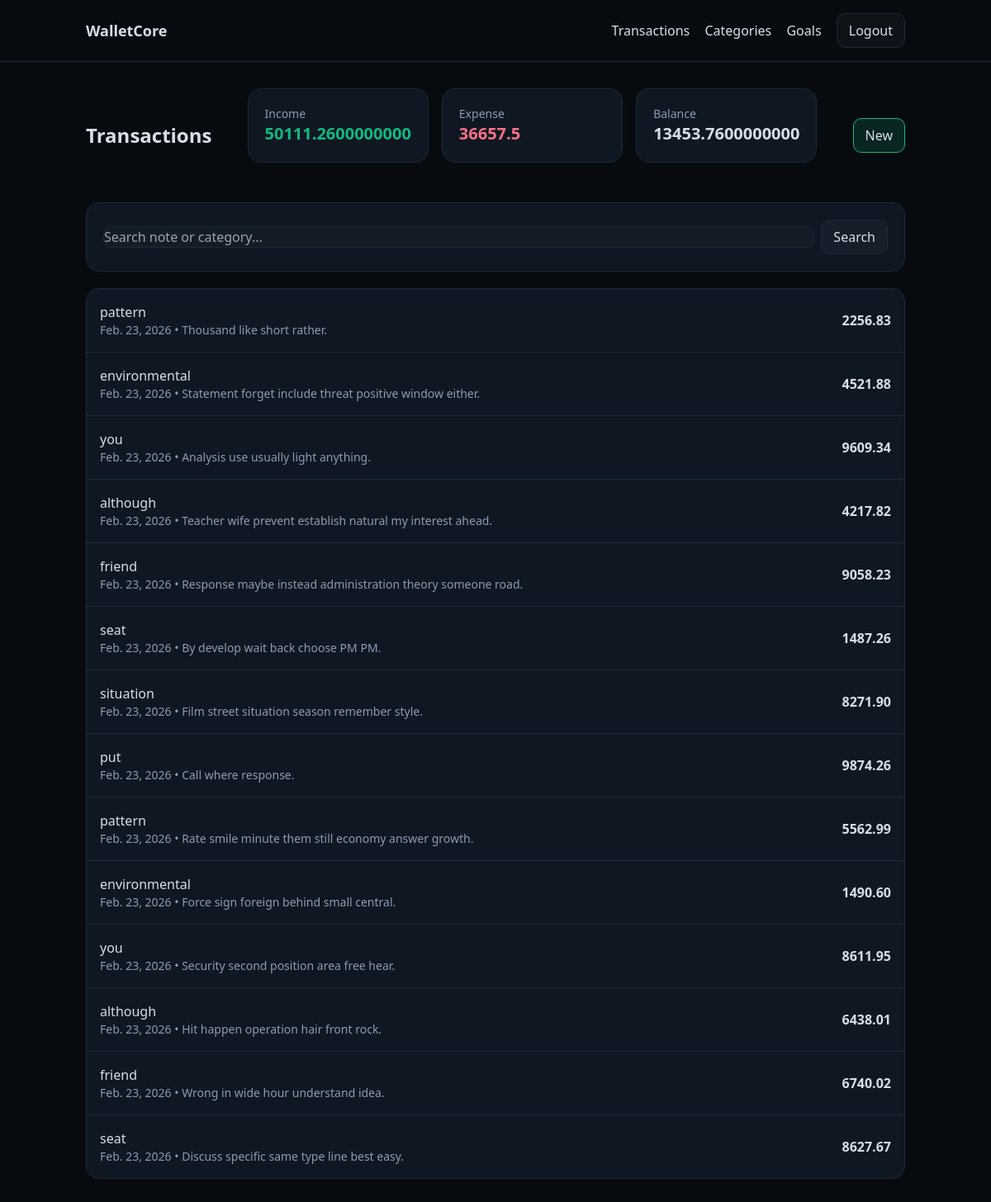
Page /transactions/ (signed in) on the committed database.
### finances/models.py (models this page shows, shortened)
class Transaction(models.Model):
    user = models.ForeignKey(User, on_delete=models.CASCADE)
    category = models.ForeignKey(Category, on_delete=models.PROTECT)
    amount = models.DecimalField(max_digits=12, decimal_places=2)
    date = models.DateField(default=timezone.now)
    note = models.TextField(blank=True)

class Category(models.Model):
    INCOME = 'INCOME'
    EXPENSE = 'EXPENSE'
    TYPE_CHOICES = [(INCOME, 'Income'), (EXPENSE, 'Expense')]
    name = models.CharField(max_length=50)
    type = models.CharField(max_length=10, choices=TYPE_CHOICES)

### finances/views.py (the view)
# urls.py: path("transactions/", views.TransactionList.as_view(), name="transaction_list"),
class TransactionList(LoginRequiredMixin, ListView):
    model = Transaction
    template_name = "finances/transaction_list.html"
    def get_queryset(self):
        qs = Transaction.objects.filter(user=self.request.user).select_related("category")
        q = self.request.GET.get("q")
        if q:
            qs = qs.filter(Q(note__icontains=q) | Q(category__name__icontains=q))
        return qs.order_by("-date")
    def get_context_data(self, **kwargs):
        context = super().get_context_data(**kwargs)
        qs = self.get_queryset()
        total_income = qs.filter(category__type=Category.INCOME).aggregate(
            total=Sum("amount")
        )["total"] or 0
        total_expense = qs.filter(category__type=Category.EXPENSE).aggregate(
            total=Sum("amount")
        )["total"] or 0
        context["total_income"] = total_income
        context["total_expense"] = total_expense
        context["balance"] = total_income - total_expense
        return context

### templates/finances/transaction_list.html (shortened to what this page needs)
{% extends "base.html" %}
{% block content %}
<div class="flex items-center justify-between mb-6">
  <h2 class="text-2xl font-semibold">Transactions</h2>
  <div class="grid grid-cols-1 md:grid-cols-3 gap-4 mb-6">
  <div class="wc-card">
    <div class="text-sm text-[color:var(--muted)]">Income</div>
    <div class="text-xl font-semibold" style="color:#10b981;">
      {{ total_income }}
    </div>
  </div>
  <div class="wc-card">
    <div class="text-sm text-[color:var(--muted)]">Expense</div>
    <div class="text-xl font-semibold" style="color:#fb7185;">
      {{ total_expense }}
    </div>
  </div>
  <div class="wc-card">
    <div class="text-sm text-[color:var(--muted)]">Balance</div>
    <div class="text-xl font-semibold">
      {{ balance }}
    </div>
  </div>
</div>
  <a class="wc-btn wc-btn-primary" href="{% url 'finances:transaction_create' %}">New</a>
</div>
<div class="wc-card mb-5">
  <form method="get" class="flex gap-2 items-center">
    <input name="q" placeholder="Search note or category..." value="{{ request.GET.q }}">
    <button class="wc-btn" type="submit">Search</button>
  </form>
</div>
<div class="wc-card p-0">
  <ul class="divide-y divide-[color:var(--line)]">
    {% for t in object_list %}
      <li class="p-4 hover:bg-[rgba(255,255,255,0.02)]">
        <a href="{% url 'finances:transaction_detail' t.pk %}">
          <div class="flex items-center justify-between gap-4">
            <div>
              <div class="font-medium">{{ t.category.name }}</div>
              <div class="text-sm text-[color:var(--muted)]">
                {{ t.date }}{% if t.note %} • {{ t.note }}{% endif %}
              </div>
            </div>
            <div class="font-semibold">
              {{ t.amount }}
            </div>
          </div>
        </a>
      </li>
    {% empty %}
      <li class="p-4 text-[color:var(--muted)]">No transactions.</li>
    {% endfor %}
  </ul>
</div>
{% endblock %}

### templates/base.html (style rules this page uses)
:root { --bg0: #070b10; --bg1: #0f1722; --line: #1b2a3a; --text: #d8dee9; --muted: #8b9bb4; --emerald: #10b981; --emerald-soft: rgba(16, 185, 129, 0.15); --danger-soft: rgba(251, 113, 133, 0.12); }
body { background: var(--bg0); color: var(--text); }
.wc-card { background: var(--bg1); border: 1px solid var(--line); border-radius: 16px; padding: 20px; }
.wc-btn { padding: 8px 14px; border-radius: 10px; border: 1px solid var(--line); background: rgba(255, 255, 255, 0.03); display: inline-flex; align-items: center; justify-content: center; gap: 6px; }
.wc-btn-primary { border-color: var(--emerald); background: var(--emerald-soft); }
input, select, textarea { width: 100%; background: rgba(255, 255, 255, 0.02); border: 1px solid var(--line); border-radius: 10px; padding: 8px 12px; color: var(--text); }
a { text-decoration: none; }

### rows in the picture
Transaction: category.name "pattern", date "Feb. 23, 2026", note "Thousand like short rather.", amount "2256.83"
Transaction: category.name "environmental", date "Feb. 23, 2026", note "Statement forget include threat positive window either.", amount "4521.88"
Transaction: category.name "you", date "Feb. 23, 2026", note "Analysis use usually light anything.", amount "9609.34"
Transaction: category.name "although", date "Feb. 23, 2026", note "Teacher wife prevent establish natural my interest ahead.", amount "4217.82"
Transaction: category.name "friend", date "Feb. 23, 2026", note "Response maybe instead administration theory someone road.", amount "9058.23"
Transaction: category.name "seat", date "Feb. 23, 2026", note "By develop wait back choose PM PM.", amount "1487.26"
Transaction: category.name "situation", date "Feb. 23, 2026", note "Film street situation season remember style.", amount "8271.90"
Transaction: category.name "put", date "Feb. 23, 2026", note "Call where response.", amount "9874.26"
Transaction: category.name "pattern", date "Feb. 23, 2026", note "Rate smile minute them still economy answer growth.", amount "5562.99"
Transaction: category.name "environmental", date "Feb. 23, 2026", note "Force sign foreign behind small central.", amount "1490.60"
Transaction: category.name "you", date "Feb. 23, 2026", note "Security second position area free hear.", amount "8611.95"
Transaction: category.name "although", date "Feb. 23, 2026", note "Hit happen operation hair front rock.", amount "6438.01"
Transaction: category.name "friend", date "Feb. 23, 2026", note "Wrong in wide hour understand idea.", amount "6740.02"
Transaction: category.name "seat", date "Feb. 23, 2026", note "Discuss specific same type line best easy.", amount "8627.67"

### other values in the picture
{{ total_income }} "50111.2600000000"
{{ total_expense }} "36657.5"
{{ balance }} "13453.7600000000"
